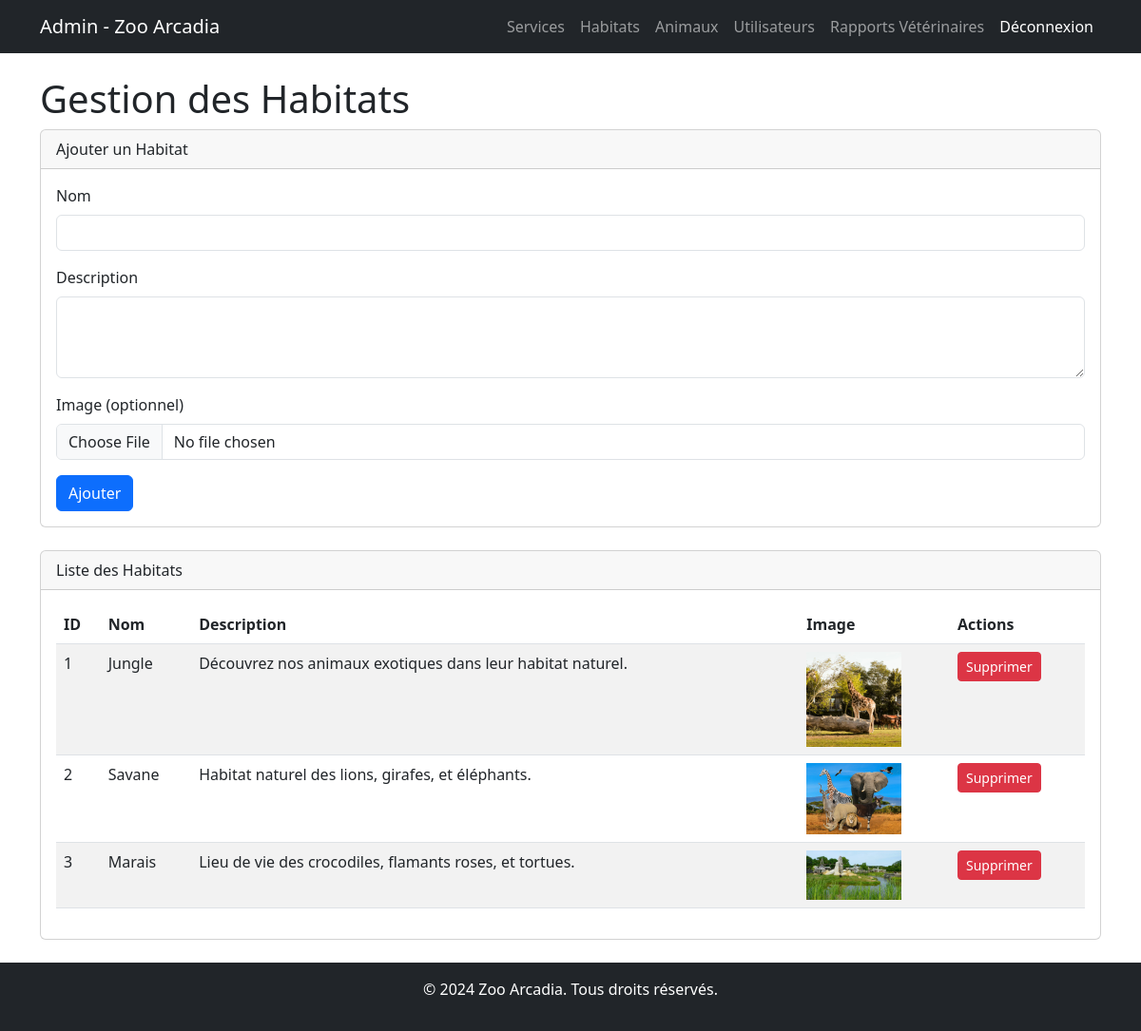
The app's page /admin/admin_habitats.php (signed in) with its own data.
### tables this page shows
CREATE TABLE `habitat` (
  `id` int(11) NOT NULL,
  `nom` varchar(50) NOT NULL,
  `description` text DEFAULT NULL,
  `image_url` varchar(255) DEFAULT NULL
);

### admin/admin_habitats.php (the view, shortened to what this page needs)
<?php
include '../php/connection.php';
$query_habitats = $pdo->query("SELECT * FROM habitat");
$habitats = $query_habitats->fetchAll(PDO::FETCH_ASSOC);
?>
<!DOCTYPE html>
<html lang="fr">
<head>
    <link href="https://cdn.jsdelivr.net/npm/bootstrap@5.3.0-alpha1/dist/css/bootstrap.min.css" rel="stylesheet">
</head>
<body>
    <nav class="navbar navbar-expand-lg navbar-dark bg-dark">
        <div class="container">
            <a class="navbar-brand" href="admin_dashboard.php">Admin - Zoo Arcadia</a>
            <div class="collapse navbar-collapse">
                <ul class="navbar-nav ms-auto">
                    <li class="nav-item"><a class="nav-link" href="admin_services.php">Services</a></li>
                    <li class="nav-item"><a class="nav-link" href="admin_habitats.php">Habitats</a></li>
                    <li class="nav-item"><a class="nav-link" href="admin_animals.php">Animaux</a></li>
                    <li class="nav-item"><a class="nav-link" href="admin_users.php">Utilisateurs</a></li>
					<li class="nav-item"><a class="nav-link" href="admin_reports.php">Rapports Vétérinaires</a></li>
                    <li class="nav-item"><a class="nav-link btn btn-danger text-white" href="../logout.php">Déconnexion</a></li>
                </ul>
            </div>
        </div>
    </nav>
    <div class="container mt-4">
        <h1>Gestion des Habitats</h1>
        <div class="card mb-4">
            <div class="card-header">Ajouter un Habitat</div>
            <div class="card-body">
                <form action="admin_habitats.php" method="POST" enctype="multipart/form-data">
                    <div class="mb-3">
                        <label for="nom" class="form-label">Nom</label>
                        <input type="text" class="form-control" id="nom" name="nom" required>
                    </div>
                    <div class="mb-3">
                        <label for="description" class="form-label">Description</label>
                        <textarea class="form-control" id="description" name="description" rows="3" required></textarea>
                    </div>
                    <div class="mb-3">
                        <label for="image" class="form-label">Image (optionnel)</label>
                        <input type="file" class="form-control" id="image" name="image">
                    </div>
                    <button type="submit" name="add_habitat" class="btn btn-primary">Ajouter</button>
                </form>
            </div>
        </div>
        <div class="card">
            <div class="card-header">Liste des Habitats</div>
            <div class="card-body">
                <table class="table table-striped">
                    <thead>
                        <tr>
                            <th>ID</th>
                            <th>Nom</th>
                            <th>Description</th>
                            <th>Image</th>
                            <th>Actions</th>
                        </tr>
                    </thead>
                    <tbody>
                        <?php foreach ($habitats as $habitat): ?>
                            <tr>
                                <td><?= $habitat['id'] ?></td>
                                <td><?= htmlspecialchars($habitat['nom']) ?></td>
                                <td><?= htmlspecialchars($habitat['description']) ?></td>
                                <td>
                                    <?php if ($habitat['image_url']): ?>
                                        <img src="../<?= $habitat['image_url'] ?>" alt="Image" width="100">
                                    <?php else: ?>
                                        Aucun
                                    <?php endif; ?>
                                </td>
                                <td>
                                    <a href="admin_habitats.php?delete_id=<?= $habitat['id'] ?>" class="btn btn-danger btn-sm" onclick="return confirm('Voulez-vous vraiment supprimer cet habitat ?')">Supprimer</a>
                                </td>
                            </tr>
                        <?php endforeach; ?>
                    </tbody>
                </table>
            </div>
        </div>
    </div>
    <footer class="bg-dark text-center text-white py-3 mt-4">
        <p>&copy; 2024 Zoo Arcadia. Tous droits réservés.</p>
    </footer>
</body>
</html>

### records on screen
habitat: id "1", nom "Jungle", description "Découvrez nos animaux exotiques dans leur habitat naturel.", image_url (picture)
habitat: id "2", nom "Savane", description "Habitat naturel des lions, girafes, et éléphants.", image_url (picture)
habitat: id "3", nom "Marais", description "Lieu de vie des crocodiles, flamants roses, et tortues.", image_url (picture)
